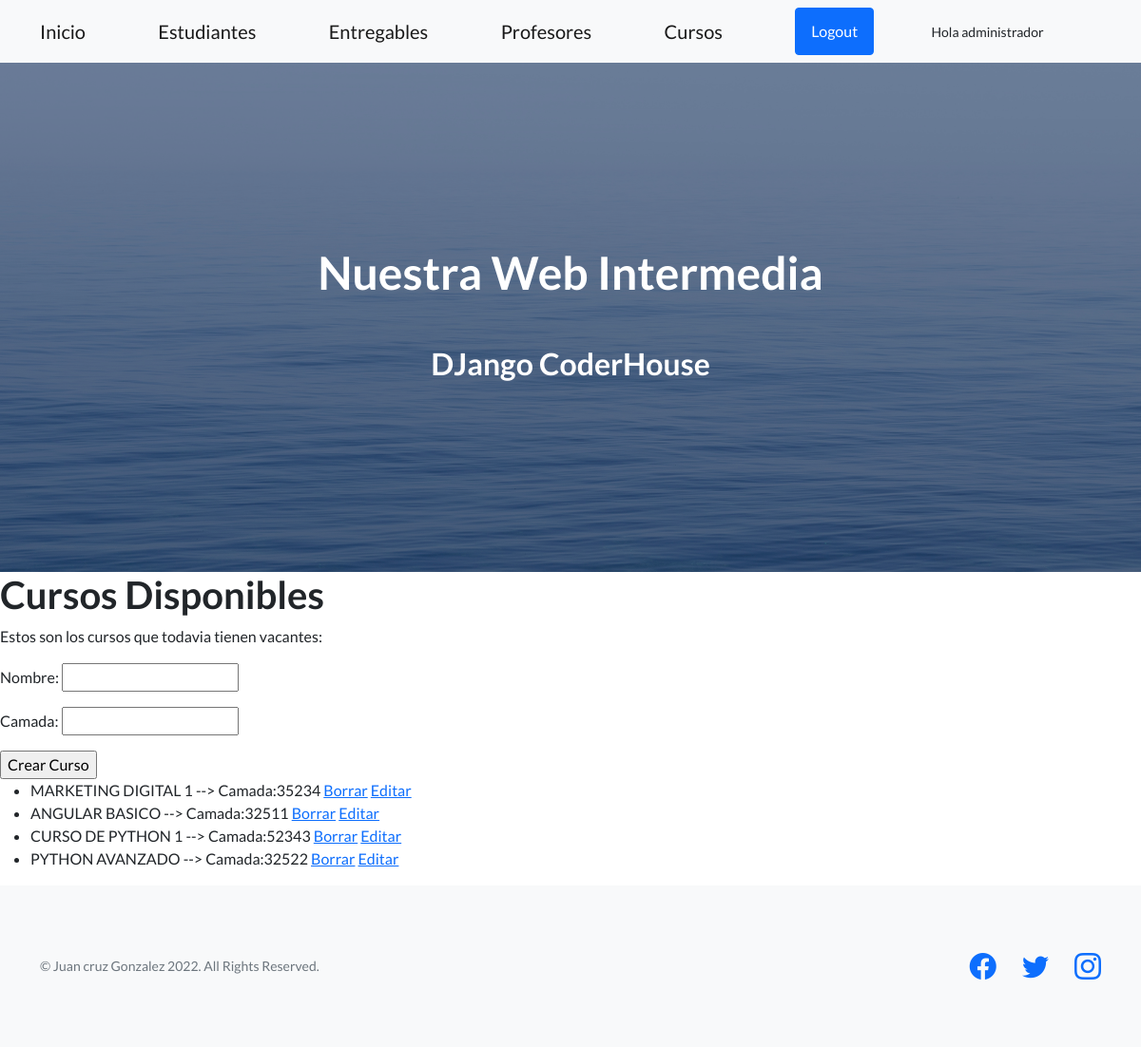
/coder/cursos/ (signed in), run on the app's committed database.
### coder/models.py (models this page shows)
class Curso(models.Model):
    nombre=models.CharField(max_length=50)
    camada=models.IntegerField()
    def __str__(self) -> str:
        return f"{self.nombre.upper()} --> Camada:{self.camada}"

### coder/views.py (the view, shortened to what this page needs)
# urls.py: path("cursos/", Cursos, name="coder-cursos"),
@login_required
def Cursos(request):
    curses=Curso.objects.all()
    formulario=CursoFormulario()
    contexto={"listado_cursos":curses, "formulario":formulario}
    return render(request, "coder/cursos.html", contexto)

### coder/forms.py
class CursoFormulario(forms.Form):
    nombre = forms.CharField()
    camada = forms.IntegerField()

### coder/templates/coder/cursos.html (shortened to what this page needs)
{% extends "coder/base.html" %}
{% block contenidoQueCambia %}
<h1>Cursos Disponibles</h1>
<p>Estos son los cursos que todavia tienen vacantes:</p>
<form method="post">
    {{formulario.as_p}}
    <input type="submit" value="Crear Curso">
</form>
{% if listado_cursos %}
    <ul>
    {% for curso in listado_cursos %}
        <li>{{curso}} <a href="{% url 'coder-cursos-borrar' curso.id %}">Borrar</a> <a href="{% url 'coder-cursos-editar' curso.id %}">Editar</a></li></li>
    {% endfor %}
    </ul>
{% endif %}
{% endblock %}

### coder/templates/coder/base.html (shortened to what this page needs)
<!DOCTYPE html>
<html lang="en">
    <head>
        {% load static %}
        <link href="https://cdn.jsdelivr.net/npm/bootstrap-icons@1.5.0/font/bootstrap-icons.css" rel="stylesheet" type="text/css" />
        <link href="{% static 'coder/css/styles.css' %}" rel="stylesheet" />
    </head>
    <body>
        <nav class="navbar navbar-light bg-light static-top">
            <div class="container">
                <a class="navbar-brand" href="{% url 'coder-inicio' %}">Inicio</a>
                <a class="navbar-brand" href="{% url 'coder-estudiantes' %}">Estudiantes</a>
                <a class="navbar-brand" href="{% url 'coder-entregables' %}">Entregables</a>
                <a class="navbar-brand" href="{% url 'coder-profesores' %}">Profesores</a>
                <a class="navbar-brand" href="{% url 'coder-cursos' %}">Cursos</a>
                {% if request.user.is_authenticated %}
                    <a class="btn btn-primary" href="{% url 'logout'%}">Logout</a>
                    <p class="text muted small mb-4 mb-lg-0"> Hola {{request.user}}</p>
                {% else %}
                    <a class="btn btn-primary" href="{% url 'iniciar-secion'%}">Log in</a>
                {% endif %}
            </div>
        </nav>
        <header class="masthead">
            <div class="container position-relative">
                <div class="row justify-content-center">
                    <div class="col-xl-6">
                        <div class="text-center text-white">
                            <h1 class="mb-5">Nuestra Web Intermedia</h1>
                            <h2>DJango CoderHouse</h2>
                        </div>
                    </div>
                </div>
            </div>
        </header>
        {% block contenidoQueCambia %}
        {% endblock %}
        <footer class="footer bg-light">
            <div class="container">
                <div class="row">
                    <div class="col-lg-6 h-100 text-center text-lg-start my-auto">
                        <p class="text-muted small mb-4 mb-lg-0">&copy; Juan cruz Gonzalez 2022. All Rights Reserved.</p>
                    </div>
                    <div class="col-lg-6 h-100 text-center text-lg-end my-auto">
                        <ul class="list-inline mb-0">
                            <li class="list-inline-item me-4">
                                <a href="#!"><i class="bi-facebook fs-3"></i></a>
                            </li>
                            <li class="list-inline-item me-4">
                                <a href="#!"><i class="bi-twitter fs-3"></i></a>
                            </li>
                            <li class="list-inline-item">
                                <a href="#!"><i class="bi-instagram fs-3"></i></a>
                            </li>
                        </ul>
                    </div>
                </div>
            </div>
        </footer>
    </body>
</html>

### data on the page
Curso: nombre+camada "MARKETING DIGITAL 1 --> Camada:35234"
Curso: nombre+camada "ANGULAR BASICO --> Camada:32511"
Curso: nombre+camada "CURSO DE PYTHON 1 --> Camada:52343"
Curso: nombre+camada "PYTHON AVANZADO --> Camada:32522"

### other printed values
{{ request.user }} "administrador"
